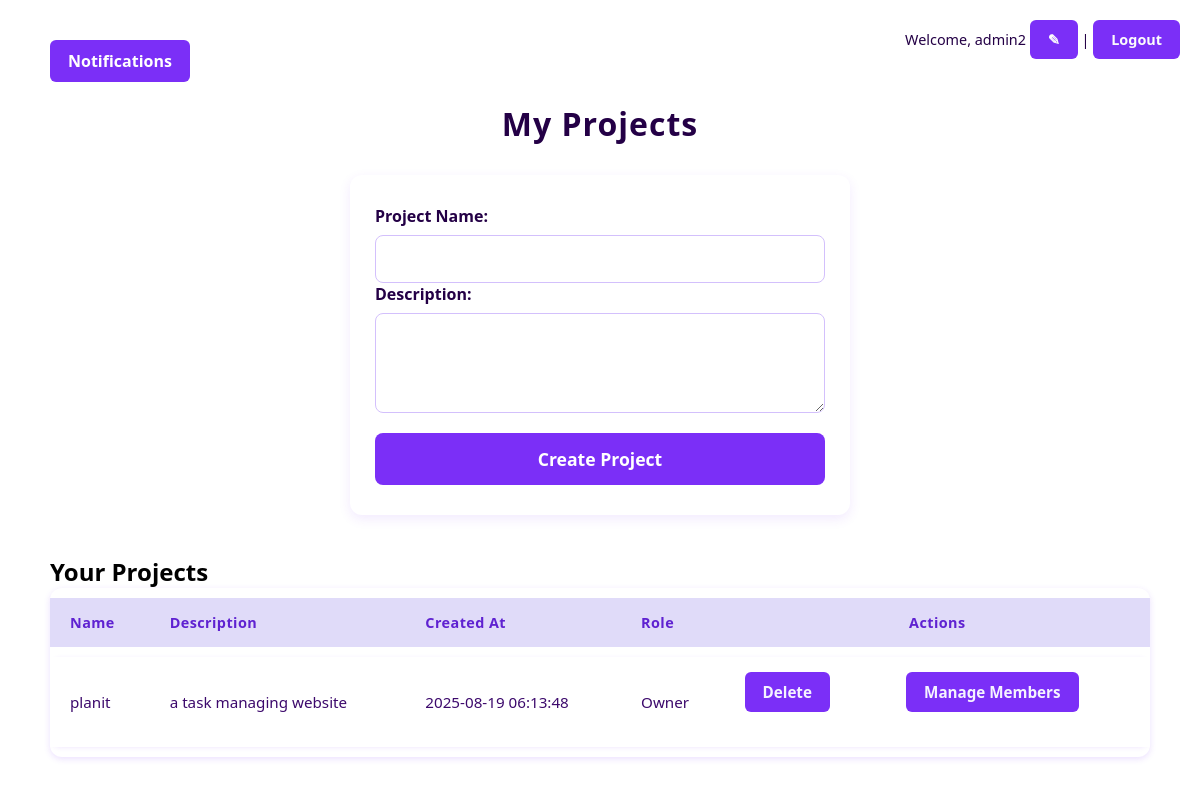
/projects.php (signed in), run on an earlier commit of the app's database.
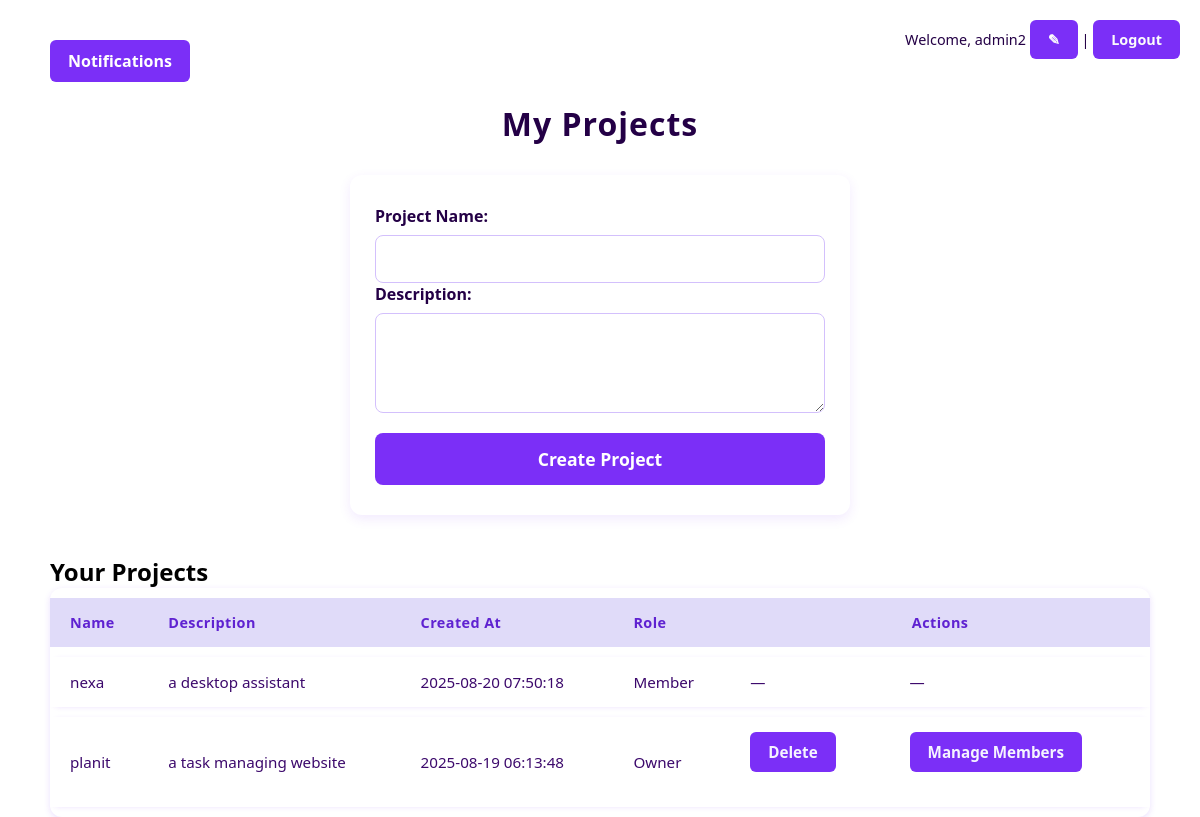
And on a later commit of the database.
### tables this page shows
CREATE TABLE `projects` (
  `id` int(11) NOT NULL,
  `name` varchar(100) NOT NULL,
  `description` text DEFAULT NULL,
  `created_by` int(11) NOT NULL,
  `created_at` timestamp NOT NULL DEFAULT current_timestamp()
);

### projects.php (the view, shortened to what this page needs)
<?php
require 'db.php';
$user_id = $_SESSION['user_id'];
$projects_result = $conn->query("
    SELECT DISTINCT p.*
    FROM projects p
    LEFT JOIN project_members pm ON p.id = pm.project_id
    WHERE p.created_by = $user_id OR pm.user_id = $user_id
    ORDER BY p.created_at DESC
");
?>
<!DOCTYPE html>
<html>
<head>
    <link rel="stylesheet" href="style.css">
</head>
<body>
    <div class="top-right">
        Welcome, <?php echo htmlspecialchars($_SESSION['username']); ?>
        <a href="edit_profile.php" title="Edit Profile">&#9998;</a> |
        <a href="logout.php">Logout</a>
    </div>
    <a href="notification.php" style="margin-right:10px;">Notifications</a>
    <h1>My Projects</h1>
    <div class="section1">
        <form method="POST">
            <label>Project Name:</label>
            <input type="text" name="name" required>
            <label>Description:</label>
            <textarea name="description"></textarea>
            <button type="submit" name="create_project">Create Project</button>
        </form>
    </div>
    <div class="section1">
        <h2>Your Projects</h2>
        <?php if ($projects_result->num_rows == 0): ?>
            <p>No projects yet.</p>
        <?php else: ?>
            <table>
                <thead>
                    <tr>
                        <th>Name</th>
                        <th>Description</th>
                        <th>Created At</th>
                        <th>Role</th>
                        <th colspan="2" style="text-align:center;">Actions</th>
                    </tr>
                </thead>
                <tbody>
                    <?php while ($project = $projects_result->fetch_assoc()): ?>
                        <tr class="clickable-row" data-href="index.php?project_id=<?php echo $project['id']; ?>">
                            <td><?php echo htmlspecialchars($project['name']); ?></td>
                            <td><?php echo htmlspecialchars($project['description']); ?></td>
                            <td><?php echo htmlspecialchars($project['created_at']); ?></td>
                            <td>
                                <?php echo ($project['created_by'] == $user_id) ? 'Owner' : 'Member'; ?>
                            </td>
                            <td>
                                <?php if ($project['created_by'] == $user_id): ?>
                                    <a href="projects.php?delete=<?php echo $project['id']; ?>"
                                        onclick="event.stopPropagation(); return confirm('Delete this project?')">Delete</a>
                                <?php else: ?>
                                    &mdash;
                                <?php endif; ?>
                            </td>
                            <td>
                                <?php if ($project['created_by'] == $user_id): ?>
                                    <a href="collab.php?project_id=<?php echo $project['id']; ?>"
                                        onclick="event.stopPropagation();">Manage Members</a>
                                <?php else: ?>
                                    &mdash;
                                <?php endif; ?>
                            </td>
                        </tr>
                    <?php endwhile; ?>
                </tbody>
            </table>
        <?php endif; ?>
    </div>
</body>
</html>

### style.css (style rules this page uses)
* { box-sizing: border-box; margin: 0; padding: 0; font-family: 'Segoe UI', Tahoma, Geneva, Verdana, sans-serif; }
html, body { width: 100%; height: 100%; padding: 20px; }
h1 { text-align: center; margin-bottom: 30px; font-weight: 700; color: #240046; letter-spacing: 1px; }
a { display: inline-block; background-color: #7b2ff7; color: white; text-align: right; padding: 10px 18px; border-radius: 6px; text-decoration: none; font-weight: 600; transition: background-color 0.3s ease; margin-bottom: 20px; }
.top-right { position: absolute; top: 20px; right: 20px; font-size: 0.9rem; color: #240046; }
.top-right a { color: #fbfbfc; text-decoration: none; font-weight: 600; }
table { width: 100%; border-collapse: separate; border-spacing: 0 10px; background: white; box-shadow: 0 2px 6px rgb(123 47 247 / 0.15); border-radius: 12px; overflow: hidden; }
thead tr { background-color: #e0dbf9; text-align: left; }
thead th { padding: 15px 20px; font-weight: 700; color: #5f22d1; letter-spacing: 0.03em; font-size: 0.9rem; }
tbody tr { background-color: #fff; box-shadow: 0 1px 4px rgb(123 47 247 / 0.1); transition: transform 0.2s ease; cursor: default; border-radius: 10px; }
tbody td { padding: 15px 20px; vertical-align: middle; font-size: 0.95rem; color: #3c096c; }
tbody td a { color: #9d4edd; font-weight: 600; margin-right: 12px; transition: color 0.3s ease; color: #f5f3ff; }
form { background: white; padding: 30px 25px; border-radius: 12px; box-shadow: 0 4px 12px rgb(123 47 247 / 0.1); max-width: 500px; margin: 0 auto 40px; }
form label { display: block; font-weight: 600; margin-bottom: 8px; color: #240046; font-size: 1rem; }
form input[type="text"], form input[type="email"], form input[type="password"], form input[type="datetime-local"], form select, form textarea { width: 100%; padding: 12px 15px; border: 1.8px solid #d3c0fc; border-radius: 8px; font-size: 1rem; color: #5f22d1; transition: border-color 0.3s ease; resize: vertical; font-family: inherit; }
form textarea { min-height: 100px; }
form button { background-color: #7b2ff7; color: white; border: none; padding: 14px 24px; border-radius: 8px; font-size: 1.1rem; font-weight: 700; cursor: pointer; margin-top: 15px; width: 100%; transition: background-color 0.3s ease; }
@media (min-width: 901px) and (max-width: 1200px) { body { padding: 20px 30px; } }
@media (min-width: 901px) and (max-width: 1200px) { table { font-size: 1rem; } }
@media (min-width: 901px) and (max-width: 1200px) { form, .section { width: 80%; } }

What changed in the data, as far as the page shows it:
added projects: name "nexa", description "a desktop assistant", created_at "2025-08-20 07:50:18", shows "Member"
